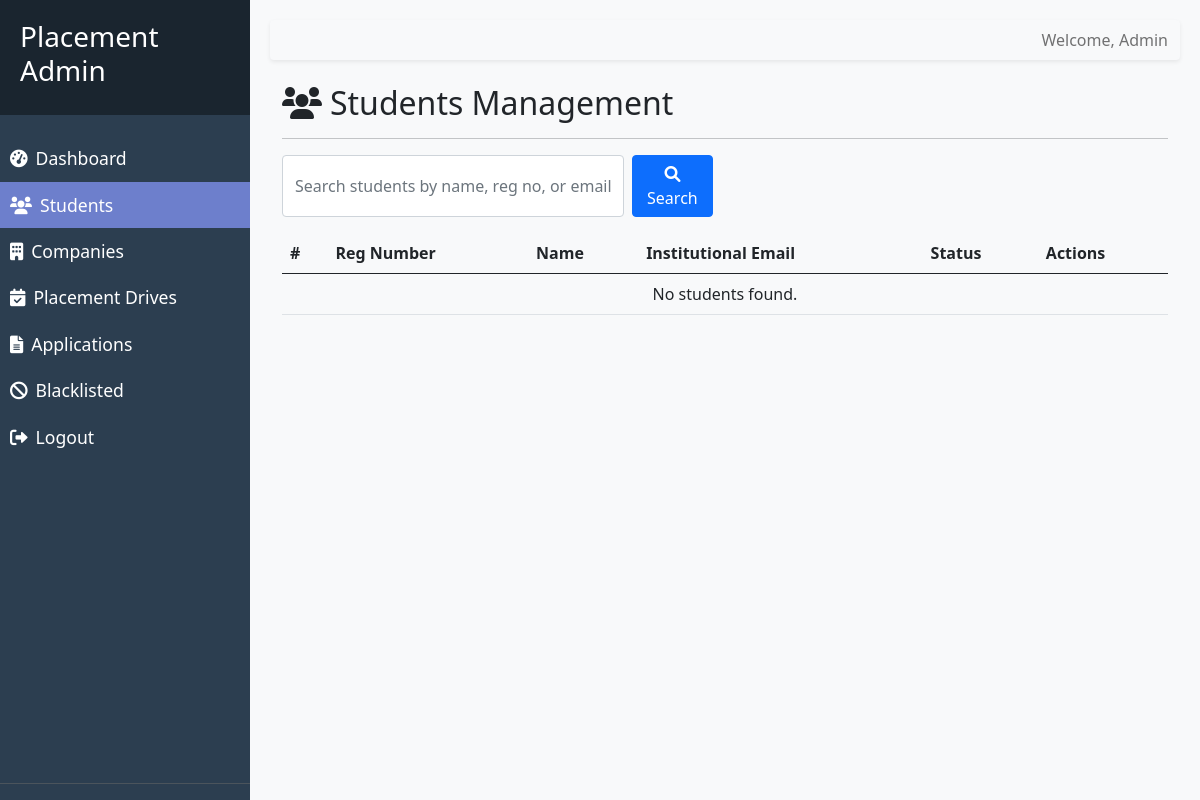
The page /admin/students (signed in) on the database as committed earlier.
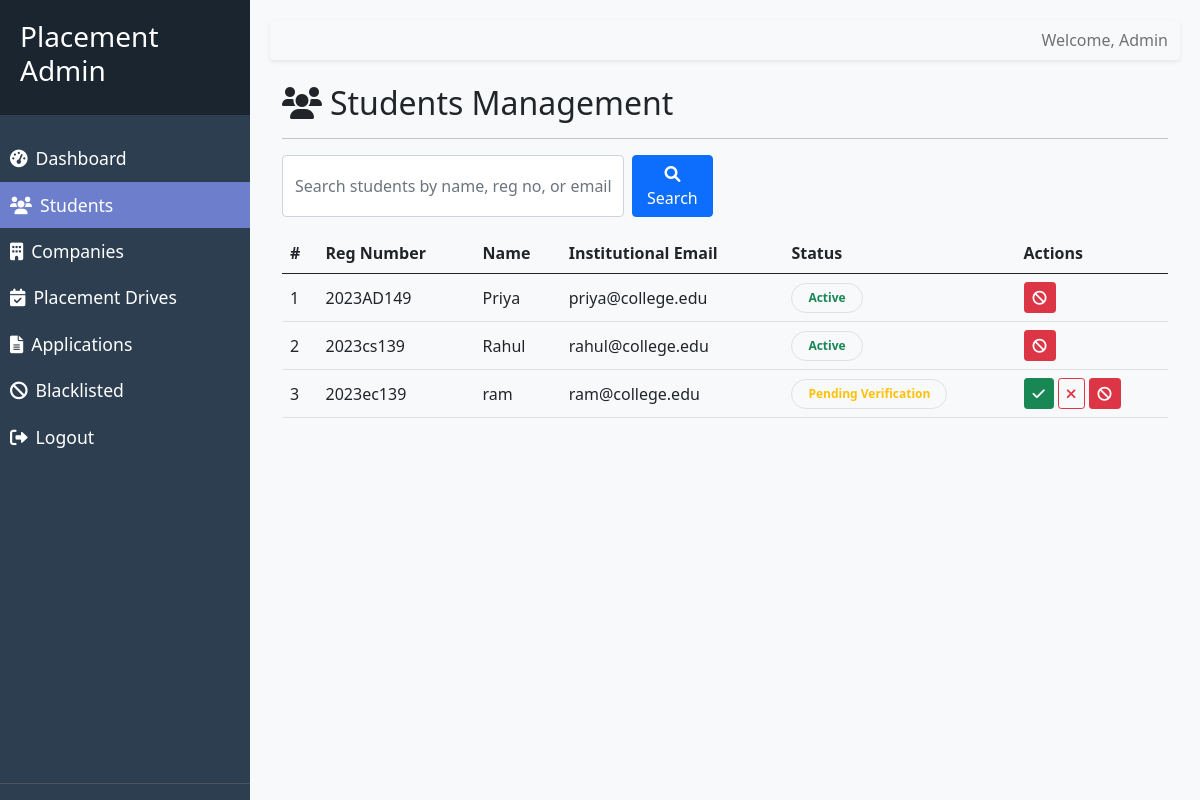
The same page on the database as committed later.
### models/account.py (models this page shows, shortened)
class Account(db.Model):
    __tablename__ = "accounts"
    id = db.Column(db.Integer, primary_key=True)
    login_identifier = db.Column(db.String(255), unique=True, nullable=False)
    password_hash = db.Column(db.String(255), nullable=False)
    role = db.Column(db.String(50), nullable=False)
    account_state = db.Column(
        db.String(50),
        nullable=False,
        default=AccountState.PENDING_VERIFICATION.value,
    )
    student_profile = db.relationship("StudentProfile", backref="account", lazy=True, uselist=False, cascade="all, delete-orphan")
    company_profile = db.relationship("CompanyProfile", backref="account", lazy=True, uselist=False, cascade="all, delete-orphan")
    created_at = db.Column(
        db.DateTime,
        nullable=False,
        default=datetime.now,
    )
    last_login_at = db.Column(db.DateTime, nullable=True)
    @property
    def is_blacklisted(self) -> bool:
        from models.blacklist_entry import BlacklistEntry
        if self.role == 'student':
            entity_id = self.student_profile.id if self.student_profile else self.id
            return BlacklistEntry.query.filter_by(entity_type='student', entity_id=entity_id).first() is not None
        elif self.role == 'company':
            entity_id = self.company_profile.id if self.company_profile else self.id
            return BlacklistEntry.query.filter_by(entity_type='company', entity_id=entity_id).first() is not None
        return False

### models/student_profile.py (models this page shows, shortened)
class StudentProfile(db.Model):
    __tablename__ = "student_profiles"
    id = db.Column(db.Integer, primary_key=True)
    account_id = db.Column(db.Integer, db.ForeignKey("accounts.id"), unique=True, nullable=False)
    full_name = db.Column(db.String(255), nullable=False)
    university_register_number = db.Column(db.String(100), unique=True, nullable=False)
    gender_code = db.Column(db.String(20), nullable=True)
    date_of_birth = db.Column(db.Date, nullable=True)
    institutional_email = db.Column(db.String(255), unique=True, nullable=False)
    personal_email = db.Column(db.String(255), nullable=True)
    primary_phone = db.Column(db.String(20), nullable=False)
    secondary_phone = db.Column(db.String(20), nullable=True)
    skills = db.Column(db.String(500), nullable=True)
    cv_filename = db.Column(db.String(255), nullable=True)

### routes/moderation_routes.py (the view, shortened to what this page needs)
@admin_bp.route("/students", endpoint="students")
def list_registered_students():
    search_query = request.args.get('q', '').strip()
    query = Account.query.filter_by(role=AccountRole.STUDENT.value)
    students = query.all()
    return render_template("admin/students.html", students=students, search_query=search_query)

### routes/moderation_routes.py (called while the page is built)
@admin_bp.before_request
def admin_required():
    if session.get("role") != "admin":
        return redirect(url_for("auth.admin_login"))

### templates/admin/students.html (shortened to what this page needs)
{% extends 'base_admin.html' %}
{% block content %}
<div class="container-fluid">
    <div class="row">
        <div class="col-12">
            <h2><i class="fas fa-users me-2"></i>Students Management</h2>
            <hr>
            <div class="row mb-3">
                <div class="col-md-6">
                    <form action="{{ url_for('admin.students') }}" method="GET" class="d-flex">
                        <input type="text" name="q" class="form-control me-2"
                            placeholder="Search students by name, reg no, or email..." value="{{ search_query or '' }}">
                        <button type="submit" class="btn btn-primary"><i class="fas fa-search"></i> Search</button>
                    </form>
                </div>
            </div>
            <div class="portal-panel mt-3">
                <div class="table-responsive">
                    <table class="table table-hover align-middle mb-0">
                        <thead class="bg-light border-bottom">
                            <tr>
                                <th>#</th>
                                <th>Reg Number</th>
                                <th>Name</th>
                                <th>Institutional Email</th>
                                <th>Status</th>
                                <th>Actions</th>
                            </tr>
                        </thead>
                        <tbody>
                            {% for account in students %}
                            <tr>
                                <td>{{ loop.index }}</td>
                                <td>{{ account.student_profile.university_register_number if account.student_profile
                                    else 'N/A' }}</td>
                                <td>{{ account.student_profile.full_name if account.student_profile else 'N/A' }}</td>
                                <td>{{ account.login_identifier }}</td>
                                <td>
                                    {% if account.is_blacklisted %}
                                    <span class="badge bg-danger">Blacklisted</span>
                                    {% else %}
                                    {{ account.account_state | status_badge }}
                                    {% endif %}
                                </td>
                                <td>
                                    <div class="d-flex gap-1">
                                        {% if account.account_state == 'pending_verification' %}
                                        <form
                                            action="{{ url_for('admin.verify_student', account_id=account.id, action='approve') }}"
                                            method="POST" class="d-inline">
                                            <button type="submit" class="btn btn-sm btn-success" title="Approve"><i
                                                    class="fas fa-check"></i></button>
                                        </form>
                                        <form
                                            action="{{ url_for('admin.verify_student', account_id=account.id, action='reject') }}"
                                            method="POST" class="d-inline">
                                            <button type="submit" class="btn btn-sm btn-outline-danger"
                                                title="Reject"><i class="fas fa-times"></i></button>
                                        </form>
                                        {% endif %}
                                        <form
                                            action="{{ url_for('admin.blacklist_entity', entity_type='student', entity_id=account.student_profile.id if account.student_profile else account.id) }}"
                                            method="POST" class="d-inline">
                                            <button type="submit" class="btn btn-sm btn-danger" title="Blacklist"
                                                onclick="return confirm('Are you sure you want to blacklist this student?')">
                                                <i class="fas fa-ban"></i>
                                            </button>
                                        </form>
                                    </div>
                                </td>
                            </tr>
                            {% else %}
                            <tr>
                                <td colspan="6" class="text-center">
                                    {% if search_query %}
                                    No matching records found for "{{ search_query }}".
                                    {% else %}
                                    No students found.
                                    {% endif %}
                                </td>
                            </tr>
                            {% endfor %}
                        </tbody>
                    </table>
                </div>
            </div>
        </div>
    </div>
    {% endblock %}

### templates/base_admin.html (shortened to what this page needs)
<!DOCTYPE html>
<html lang="en">
<head>
    <link href="{{ url_for('static', filename='bootstrap-5.0.2-dist/css/bootstrap.min.css') }}" rel="stylesheet">
    <link href="https://cdnjs.cloudflare.com/ajax/libs/font-awesome/6.0.0/css/all.min.css" rel="stylesheet">
</head>
<body>
<nav id="sidebar">
        <div class="sidebar-header">
            <h3>Placement Admin</h3>
        </div>
        <ul class="list-unstyled components">
            <li class="{% if request.endpoint == 'admin.dashboard' %}active{% endif %}">
                <a href="{{ url_for('admin.dashboard') }}"><i class="fas fa-tachometer-alt me-2"></i>Dashboard</a>
            </li>
            <li class="{% if request.endpoint == 'admin.students' %}active{% endif %}">
                <a href="{{ url_for('admin.students') }}"><i class="fas fa-users me-2"></i>Students</a>
            </li>
            <li class="{% if request.endpoint == 'admin.companies' %}active{% endif %}">
                <a href="{{ url_for('admin.companies') }}"><i class="fas fa-building me-2"></i>Companies</a>
            </li>
            <li class="{% if request.endpoint == 'admin.drives' %}active{% endif %}">
                <a href="{{ url_for('admin.drives') }}"><i class="fas fa-calendar-check me-2"></i>Placement Drives</a>
            </li>
            <li class="{% if request.endpoint == 'admin.applications' %}active{% endif %}">
                <a href="{{ url_for('admin.applications') }}"><i class="fas fa-file-alt me-2"></i>Applications</a>
            </li>
            <li class="{% if request.endpoint == 'admin.blacklisted' %}active{% endif %}">
                <a href="{{ url_for('admin.blacklisted') }}"><i class="fas fa-ban me-2"></i>Blacklisted</a>
            </li>
            <li>
                <a href="{{ url_for('auth.logout') }}"><i class="fas fa-sign-out-alt me-2"></i>Logout</a>
            </li>
        </ul>
    </nav>
<div id="content">
        <nav class="navbar navbar-expand-lg navbar-light bg-light mb-4 shadow-sm rounded">
            <div class="container-fluid">
                <div class="ms-auto">
                    <span class="navbar-text">
                        Welcome, Admin
                    </span>
                </div>
            </div>
        </nav>
        {% block content %}{% endblock %}
    </div>
</body>
</html>

### templates/base_admin.html (style rules this page uses)
body { display: flex; min-height: 100vh; background-color: #f8f9fa; }
#sidebar { min-width: 250px; max-width: 250px; background: #2c3e50; color: white; transition: all 0.3s; height: 100vh; position: fixed; display: flex; flex-direction: column; }
.components { overflow-y: auto; flex-grow: 1; }
#content { margin-left: 250px; width: calc(100% - 250px); padding: 20px; min-height: 100vh; transition: all 0.3s; }
#sidebar .sidebar-header { padding: 20px; background: #1a252f; }
#sidebar ul.components { padding: 20px 0; border-bottom: 1px solid #4b545c; }
#sidebar ul li a { padding: 10px; font-size: 1.1em; display: block; color: white; text-decoration: none; }
#sidebar ul li.active>a { color: #fff; background: #6d7fcc; }

Rows that differ between the two databases and show on the page:
added Account: student_profile "2023AD149", student_profile "Priya", login_identifier "priya@college.edu", account_state|status_badge "Active"
added Account: student_profile "2023cs139", student_profile "Rahul", login_identifier "rahul@college.edu", account_state|status_badge "Active"
added Account: student_profile "2023ec139", student_profile "ram", login_identifier "ram@college.edu", account_state|status_badge "Pending Verification"
Other text that changed with them:
text no longer shown: "No students found."
